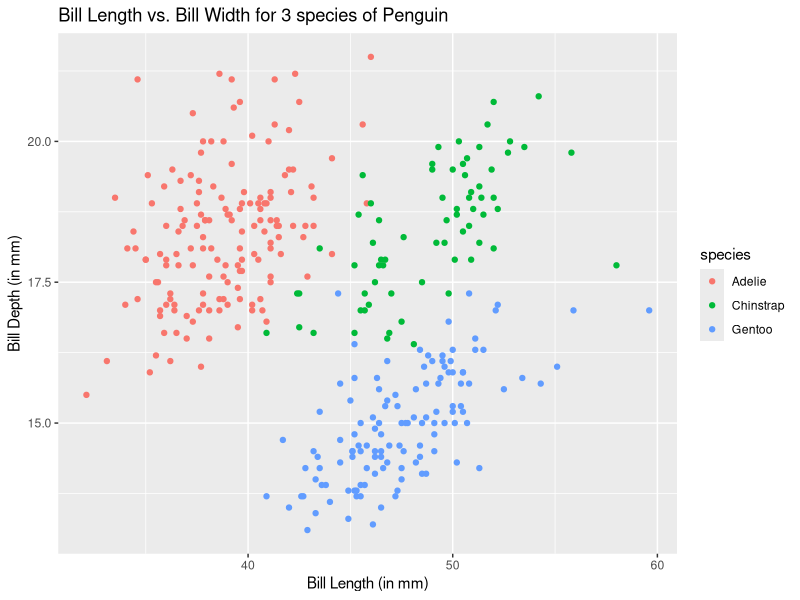
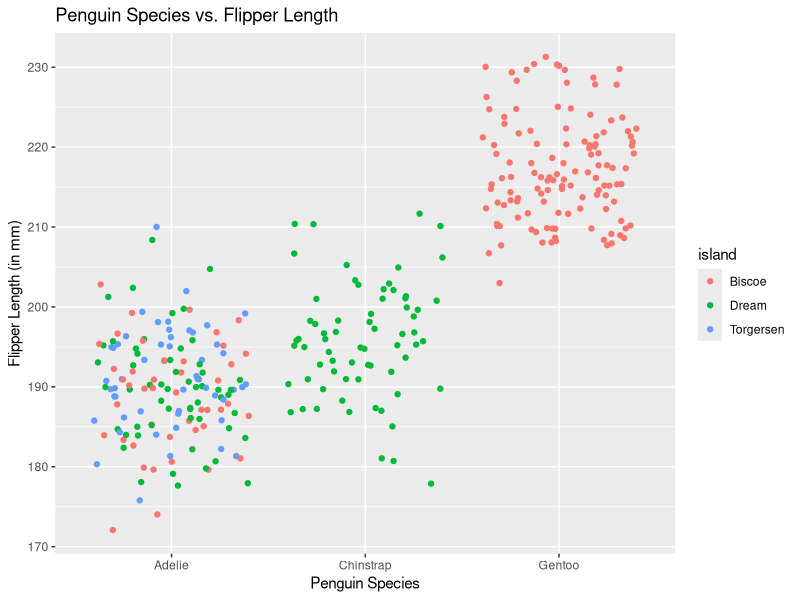

The R script that drew these images, in order:
## ---- chunk 1
knitr::opts_chunk$set(echo = TRUE)
## ---- chunk 2

library(tidyverse)
library(palmerpenguins)


## ---- chunk 3
x <- 3
ex_1 <- expression(x^2)
my_derivative_1 <- deriv(ex_1, "x")
eval(my_derivative_1)
## ---- chunk 4
a <- 1.2
ex_2 <- expression(2 * (3 * a + 2)^4 - 5)
my_derivative_2 <- deriv(ex_2, "a")
eval(my_derivative_2)
## ---- chunk 5
t = 0
ex_3 <- expression((-4 * t) / (t ^ 2 + 1) ^ 3)
my_derivative_3 <- deriv(ex_3, "t")
eval(my_derivative_3)
## ---- chunk 6

ggplot(data = penguins, aes(x = bill_length_mm, y =bill_depth_mm)) +
  geom_point(aes(color = species)) +
  xlab("Bill Length (in mm)") +
  ylab("Bill Depth (in mm)") +
  ggtitle("Bill Length vs. Bill Width for 3 species of Penguin")
## ---- chunk 7

ggplot(data = penguins, aes(x = species, y = flipper_length_mm)) +
  geom_jitter(aes(color = island)) +
  xlab("Penguin Species") +
  ylab("Flipper Length (in mm)") +
  ggtitle("Penguin Species vs. Flipper Length")

